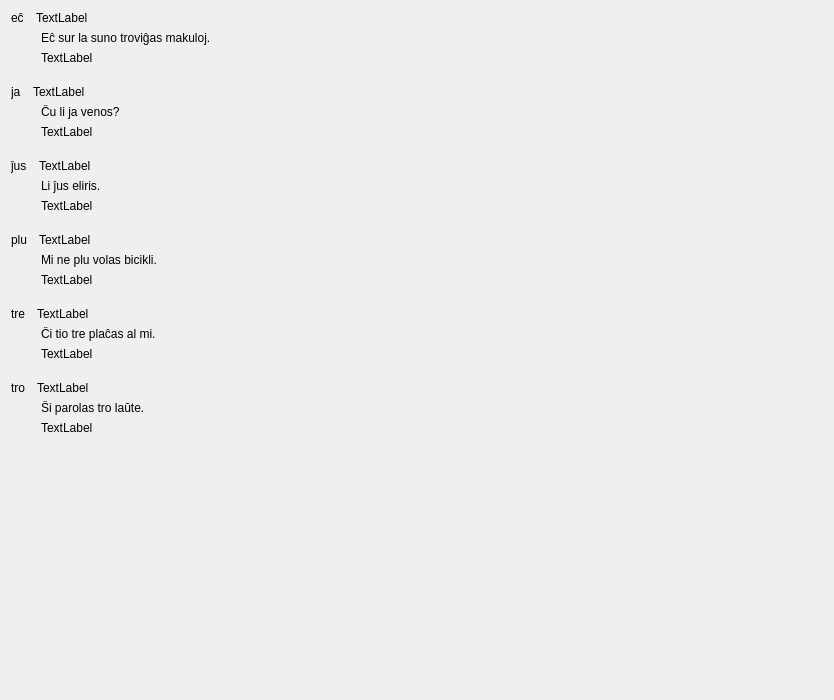
         <widget class="QWidget" name="scrollAreaWidgetContents_3">
          <property name="geometry">
           <rect>
            <x>0</x>
            <y>0</y>
            <width>834</width>
            <height>700</height>
           </rect>
          </property>
          <layout class="QVBoxLayout" name="verticalLayout_64">
           <property name="spacing">
            <number>20</number>
           </property>
           <item>
            <layout class="QVBoxLayout" name="verticalLayout_21">
             <property name="spacing">
              <number>6</number>
             </property>
             <item>
              <layout class="QHBoxLayout" name="horizontalLayout_26">
               <property name="spacing">
                <number>12</number>
               </property>
               <item>
                <widget class="neklakebla_nova" name="Lec11_Button732">
                 <property name="sizePolicy">
                  <sizepolicy hsizetype="Preferred" vsizetype="Preferred">
                   <horstretch>0</horstretch>
                   <verstretch>0</verstretch>
                  </sizepolicy>
                 </property>
                 <property name="text">
                  <string>eĉ</string>
                 </property>
                 <property name="wordWrap">
                  <bool>true</bool>
                 </property>
                </widget>
               </item>
               <item>
                <widget class="QLabel" name="Lec11_Label826">
                 <property name="sizePolicy">
                  <sizepolicy hsizetype="Expanding" vsizetype="Preferred">
                   <horstretch>0</horstretch>
                   <verstretch>0</verstretch>
                  </sizepolicy>
                 </property>
                 <property name="text">
                  <string>TextLabel</string>
                 </property>
                 <property name="wordWrap">
                  <bool>true</bool>
                 </property>
                </widget>
               </item>
              </layout>
             </item>
             <item>
              <layout class="QHBoxLayout" name="horizontalLayout_19">
               <item>
                <spacer name="horizontalSpacer_12">
                 <property name="orientation">
                  <enum>Qt::Horizontal</enum>
                 </property>
                 <property name="sizeType">
                  <enum>QSizePolicy::Fixed</enum>
                 </property>
                 <property name="sizeHint" stdset="0">
                  <size>
                   <width>30</width>
                   <height>20</height>
                  </size>
                 </property>
                </spacer>
               </item>
               <item>
                <layout class="QVBoxLayout" name="verticalLayout_16">
                 <property name="spacing">
                  <number>6</number>
                 </property>
                 <item>
                  <widget class="neklakebla_nova" name="pushButton_26">
                   <property name="sizePolicy">
                    <sizepolicy hsizetype="Preferred" vsizetype="Preferred">
                     <horstretch>0</horstretch>
                     <verstretch>0</verstretch>
                    </sizepolicy>
                   </property>
                   <property name="text">
                    <string>Eĉ sur la suno troviĝas makuloj.</string>
                   </property>
                   <property name="wordWrap">
                    <bool>true</bool>
                   </property>
                  </widget>
                 </item>
                 <item>
                  <widget class="QLabel" name="Lec11_Label828">
                   <property name="text">
                    <string>TextLabel</string>
                   </property>
                   <property name="wordWrap">
                    <bool>true</bool>
                   </property>
                  </widget>
                 </item>
                </layout>
               </item>
              </layout>
             </item>
            </layout>
           </item>
           <item>
            <layout class="QVBoxLayout" name="verticalLayout_59">
             <property name="spacing">
              <number>6</number>
             </property>
             <item>
              <layout class="QHBoxLayout" name="horizontalLayout_28">
               <property name="spacing">
                <number>12</number>
               </property>
               <item>
                <widget class="neklakebla_nova" name="Lec11_Button734">
                 <property name="sizePolicy">
                  <sizepolicy hsizetype="Preferred" vsizetype="Preferred">
                   <horstretch>0</horstretch>
                   <verstretch>0</verstretch>
                  </sizepolicy>
                 </property>
                 <property name="text">
                  <string>ja</string>
                 </property>
                 <property name="wordWrap">
                  <bool>true</bool>
                 </property>
                </widget>
               </item>
               <item>
                <widget class="QLabel" name="Lec11_Label827">
                 <property name="sizePolicy">
                  <sizepolicy hsizetype="Expanding" vsizetype="Preferred">
                   <horstretch>0</horstretch>
                   <verstretch>0</verstretch>
                  </sizepolicy>
                 </property>
                 <property name="text">
                  <string>TextLabel</string>
                 </property>
                 <property name="wordWrap">
                  <bool>true</bool>
                 </property>
                </widget>
               </item>
              </layout>
             </item>
             <item>
              <layout class="QHBoxLayout" name="horizontalLayout_21">
               <item>
                <spacer name="horizontalSpacer_13">
                 <property name="orientation">
                  <enum>Qt::Horizontal</enum>
                 </property>
                 <property name="sizeType">
                  <enum>QSizePolicy::Fixed</enum>
                 </property>
                 <property name="sizeHint" stdset="0">
                  <size>
                   <width>30</width>
                   <height>20</height>
                  </size>
                 </property>
                </spacer>
               </item>
               <item>
                <layout class="QVBoxLayout" name="verticalLayout_17">
                 <property name="spacing">
                  <number>6</number>
                 </property>
                 <item>
                  <widget class="neklakebla_nova" name="pushButton_28">
                   <property name="sizePolicy">
                    <sizepolicy hsizetype="Preferred" vsizetype="Preferred">
                     <horstretch>0</horstretch>
                     <verstretch>0</verstretch>
                    </sizepolicy>
                   </property>
                   <property name="text">
                    <string>Ĉu li ja venos?</string>
                   </property>
                   <property name="wordWrap">
                    <bool>true</bool>
                   </property>
                  </widget>
                 </item>
                 <item>
                  <widget class="QLabel" name="Lec11_Label829">
                   <property name="text">
                    <string>TextLabel</string>
                   </property>
                   <property name="wordWrap">
                    <bool>true</bool>
                   </property>
                  </widget>
                 </item>
                </layout>
               </item>
              </layout>
             </item>
            </layout>
           </item>
           <item>
            <layout class="QVBoxLayout" name="verticalLayout_60">
             <property name="spacing">
              <number>6</number>
             </property>
             <item>
              <layout class="QHBoxLayout" name="horizontalLayout_30">
               <property name="spacing">
                <number>12</number>
               </property>
               <item>
                <widget class="neklakebla_nova" name="Lec11_Button736">
                 <property name="sizePolicy">
                  <sizepolicy hsizetype="Preferred" vsizetype="Preferred">
                   <horstretch>0</horstretch>
                   <verstretch>0</verstretch>
                  </sizepolicy>
                 </property>
                 <property name="text">
                  <string>ĵus</string>
                 </property>
                 <property name="wordWrap">
                  <bool>true</bool>
                 </property>
                </widget>
               </item>
               <item>
                <widget class="QLabel" name="Lec11_Label830">
                 <property name="sizePolicy">
                  <sizepolicy hsizetype="Expanding" vsizetype="Preferred">
                   <horstretch>0</horstretch>
                   <verstretch>0</verstretch>
                  </sizepolicy>
                 </property>
                 <property name="text">
                  <string>TextLabel</string>
                 </property>
                 <property name="wordWrap">
                  <bool>true</bool>
                 </property>
                </widget>
               </item>
              </layout>
             </item>
             <item>
              <layout class="QHBoxLayout" name="horizontalLayout_23">
               <item>
                <spacer name="horizontalSpacer_14">
                 <property name="orientation">
                  <enum>Qt::Horizontal</enum>
                 </property>
                 <property name="sizeType">
                  <enum>QSizePolicy::Fixed</enum>
                 </property>
                 <property name="sizeHint" stdset="0">
                  <size>
                   <width>30</width>
                   <height>20</height>
                  </size>
                 </property>
                </spacer>
               </item>
               <item>
                <layout class="QVBoxLayout" name="verticalLayout_18">
                 <property name="spacing">
                  <number>6</number>
                 </property>
                 <item>
                  <widget class="neklakebla_nova" name="pushButton_30">
                   <property name="sizePolicy">
                    <sizepolicy hsizetype="Preferred" vsizetype="Preferred">
                     <horstretch>0</horstretch>
                     <verstretch>0</verstretch>
                    </sizepolicy>
                   </property>
                   <property name="text">
                    <string>Li ĵus eliris.</string>
                   </property>
                   <property name="wordWrap">
                    <bool>true</bool>
                   </property>
                  </widget>
                 </item>
                 <item>
                  <widget class="QLabel" name="Lec11_Label831">
                   <property name="text">
                    <string>TextLabel</string>
                   </property>
                   <property name="wordWrap">
                    <bool>true</bool>
                   </property>
                  </widget>
                 </item>
                </layout>
               </item>
              </layout>
             </item>
            </layout>
           </item>
           <item>
            <layout class="QVBoxLayout" name="verticalLayout_61">
             <property name="spacing">
              <number>6</number>
             </property>
             <item>
              <layout class="QHBoxLayout" name="horizontalLayout_24">
               <property name="spacing">
                <number>12</number>
               </property>
               <item>
                <widget class="neklakebla_nova" name="Lec11_Button738">
                 <property name="sizePolicy">
                  <sizepolicy hsizetype="Preferred" vsizetype="Preferred">
                   <horstretch>0</horstretch>
                   <verstretch>0</verstretch>
                  </sizepolicy>
                 </property>
                 <property name="text">
                  <string>plu</string>
                 </property>
                 <property name="wordWrap">
                  <bool>true</bool>
                 </property>
                </widget>
               </item>
               <item>
                <widget class="QLabel" name="Lec11_Label832">
                 <property name="sizePolicy">
                  <sizepolicy hsizetype="Expanding" vsizetype="Preferred">
                   <horstretch>0</horstretch>
                   <verstretch>0</verstretch>
                  </sizepolicy>
                 </property>
                 <property name="text">
                  <string>TextLabel</string>
                 </property>
                 <property name="wordWrap">
                  <bool>true</bool>
                 </property>
                </widget>
               </item>
              </layout>
             </item>
             <item>
              <layout class="QHBoxLayout" name="horizontalLayout_25">
               <item>
                <spacer name="horizontalSpacer_11">
                 <property name="orientation">
                  <enum>Qt::Horizontal</enum>
                 </property>
                 <property name="sizeType">
                  <enum>QSizePolicy::Fixed</enum>
                 </property>
                 <property name="sizeHint" stdset="0">
                  <size>
                   <width>30</width>
                   <height>20</height>
                  </size>
                 </property>
                </spacer>
               </item>
               <item>
                <layout class="QVBoxLayout" name="verticalLayout_15">
                 <property name="spacing">
                  <number>6</number>
                 </property>
                 <item>
                  <widget class="neklakebla_nova" name="pushButton_24">
                   <property name="sizePolicy">
                    <sizepolicy hsizetype="Preferred" vsizetype="Preferred">
                     <horstretch>0</horstretch>
                     <verstretch>0</verstretch>
                    </sizepolicy>
                   </property>
                   <property name="text">
                    <string>Mi ne plu volas bicikli.</string>
                   </property>
                   <property name="wordWrap">
                    <bool>true</bool>
                   </property>
                  </widget>
                 </item>
                 <item>
                  <widget class="QLabel" name="Lec11_Label833">
                   <property name="text">
                    <string>TextLabel</string>
                   </property>
                   <property name="wordWrap">
                    <bool>true</bool>
                   </property>
                  </widget>
                 </item>
                </layout>
               </item>
              </layout>
             </item>
            </layout>
           </item>
           <item>
            <layout class="QVBoxLayout" name="verticalLayout_62">
             <property name="spacing">
              <number>6</number>
             </property>
             <item>
              <layout class="QHBoxLayout" name="horizontalLayout_34">
               <property name="spacing">
                <number>12</number>
               </property>
               <item>
                <widget class="neklakebla_nova" name="Lec11_Button742">
                 <property name="sizePolicy">
                  <sizepolicy hsizetype="Preferred" vsizetype="Preferred">
                   <horstretch>0</horstretch>
                   <verstretch>0</verstretch>
                  </sizepolicy>
                 </property>
                 <property name="text">
                  <string>tre</string>
                 </property>
                 <property name="wordWrap">
                  <bool>true</bool>
                 </property>
                </widget>
               </item>
               <item>
                <widget class="QLabel" name="Lec11_Label836">
                 <property name="sizePolicy">
                  <sizepolicy hsizetype="Expanding" vsizetype="Preferred">
                   <horstretch>0</horstretch>
                   <verstretch>0</verstretch>
                  </sizepolicy>
                 </property>
                 <property name="text">
                  <string>TextLabel</string>
                 </property>
                 <property name="wordWrap">
                  <bool>true</bool>
                 </property>
                </widget>
               </item>
              </layout>
             </item>
             <item>
              <layout class="QHBoxLayout" name="horizontalLayout_27">
               <item>
                <spacer name="horizontalSpacer_16">
                 <property name="orientation">
                  <enum>Qt::Horizontal</enum>
                 </property>
                 <property name="sizeType">
                  <enum>QSizePolicy::Fixed</enum>
                 </property>
                 <property name="sizeHint" stdset="0">
                  <size>
                   <width>30</width>
                   <height>20</height>
                  </size>
                 </property>
                </spacer>
               </item>
               <item>
                <layout class="QVBoxLayout" name="verticalLayout_20">
                 <property name="spacing">
                  <number>6</number>
                 </property>
                 <item>
                  <widget class="neklakebla_nova" name="pushButton_34">
                   <property name="sizePolicy">
                    <sizepolicy hsizetype="Preferred" vsizetype="Preferred">
                     <horstretch>0</horstretch>
                     <verstretch>0</verstretch>
                    </sizepolicy>
                   </property>
                   <property name="text">
                    <string>Ĉi tio tre plaĉas al mi.</string>
                   </property>
                   <property name="wordWrap">
                    <bool>true</bool>
                   </property>
                  </widget>
                 </item>
                 <item>
                  <widget class="QLabel" name="Lec11_Label834">
                   <property name="text">
                    <string>TextLabel</string>
                   </property>
                   <property name="wordWrap">
                    <bool>true</bool>
                   </property>
                  </widget>
                 </item>
                </layout>
               </item>
              </layout>
             </item>
            </layout>
           </item>
           <item>
            <layout class="QVBoxLayout" name="verticalLayout_63">
             <property name="spacing">
              <number>6</number>
             </property>
             <item>
              <layout class="QHBoxLayout" name="horizontalLayout_32">
               <property name="spacing">
                <number>12</number>
               </property>
               <item>
                <widget class="neklakebla_nova" name="Lec11_Button743">
                 <property name="sizePolicy">
                  <sizepolicy hsizetype="Preferred" vsizetype="Preferred">
                   <horstretch>0</horstretch>
                   <verstretch>0</verstretch>
                  </sizepolicy>
                 </property>
                 <property name="text">
                  <string>tro</string>
                 </property>
                 <property name="wordWrap">
                  <bool>true</bool>
                 </property>
                </widget>
               </item>
               <item>
                <widget class="QLabel" name="Lec11_Label837">
                 <property name="sizePolicy">
                  <sizepolicy hsizetype="Expanding" vsizetype="Preferred">
                   <horstretch>0</horstretch>
                   <verstretch>0</verstretch>
                  </sizepolicy>
                 </property>
                 <property name="text">
                  <string>TextLabel</string>
                 </property>
                 <property name="wordWrap">
                  <bool>true</bool>
                 </property>
                </widget>
               </item>
              </layout>
             </item>
             <item>
              <layout class="QHBoxLayout" name="horizontalLayout_29">
               <item>
                <spacer name="horizontalSpacer_15">
                 <property name="orientation">
                  <enum>Qt::Horizontal</enum>
                 </property>
                 <property name="sizeType">
                  <enum>QSizePolicy::Fixed</enum>
                 </property>
                 <property name="sizeHint" stdset="0">
                  <size>
                   <width>30</width>
                   <height>20</height>
                  </size>
                 </property>
                </spacer>
               </item>
               <item>
                <layout class="QVBoxLayout" name="verticalLayout_19">
                 <property name="spacing">
                  <number>6</number>
                 </property>
                 <item>
                  <widget class="neklakebla_nova" name="pushButton_32">
                   <property name="sizePolicy">
                    <sizepolicy hsizetype="Preferred" vsizetype="Preferred">
                     <horstretch>0</horstretch>
                     <verstretch>0</verstretch>
                    </sizepolicy>
                   </property>
                   <property name="text">
                    <string>Ŝi parolas tro laŭte.</string>
                   </property>
                   <property name="wordWrap">
                    <bool>true</bool>
                   </property>
                  </widget>
                 </item>
                 <item>
                  <widget class="QLabel" name="Lec11_Label835">
                   <property name="text">
                    <string>TextLabel</string>
                   </property>
                   <property name="wordWrap">
                    <bool>true</bool>
                   </property>
                  </widget>
                 </item>
                </layout>
               </item>
              </layout>
             </item>
            </layout>
           </item>
           <item>
            <spacer name="verticalSpacer_4">
             <property name="orientation">
              <enum>Qt::Vertical</enum>
             </property>
             <property name="sizeHint" stdset="0">
              <size>
               <width>20</width>
               <height>40</height>
              </size>
             </property>
            </spacer>
           </item>
          </layout>
         </widget>
